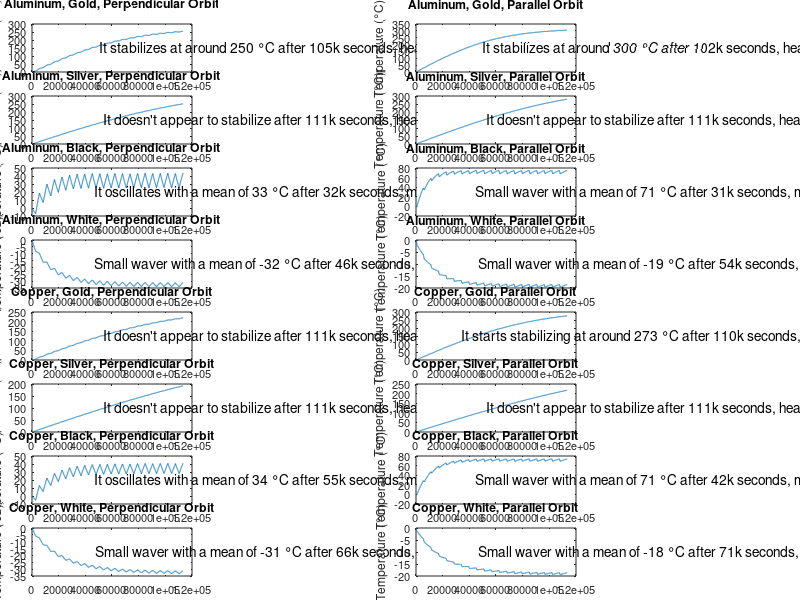

Here is the MATLAB script that generated this plot:
function temperature_evolution()

    % Constants (will be defined at the end)
    materials = {'Aluminum', 'Copper'};
    coatings = {'Gold', 'Silver', 'Black', 'White'};
    orientations = {'Perpendicular Orbit', 'Parallel Orbit'};

    % Stefan-Boltzman constant
    SB_constant = 5.67*10^(-8); % unit: W/ m^2* K^4

    % Satellite dimensions
    Volume = 0.001; % unit: m^3
    radius = ((3*Volume)/(4*pi))^(1/3); % unit: m
    A = 4*pi*radius^2; % unit: m^2

    % Time and Initial Conditions
    miu = 3.986*10^14; % unit: m^3/ s^2
    earth_radius = 6370*10^3; % unit: m
    altitude = 500*10^3; % unit: m
    orbit_duration_s = sqrt((earth_radius+altitude)^3*(4*pi^2)/miu); % unit: s
    dt = orbit_duration_s/100; % unit s
    Total_Duration = orbit_duration_s * 20; % unit s
    num_steps = Total_Duration / dt; 

    % Calculating the number of rows and columns for the subplot grid
    numRows = 8;
    numColumns = 4;

    % Initializing the plotIndex
    plotIndex = 0;

    % Initializing the figure
    figure;

    % Tightening the margins and reduce spacing
    leftMargin = 0.04;      % smaller margin
    rightMargin = 0.96;     % smaller margin
    topMargin = 0.97;       % smaller margin
    bottomMargin = 0.05;    % smaller margin
    verticalSpacing = 0.04; % reduced spacing
    horizontalSpacing = 0.04; % reduced spacing

    % Recalculating plotWidth and plotHeight based on new margins and spacing
    plotWidth = (rightMargin - leftMargin - (numColumns - 1) * horizontalSpacing) / numColumns;
    plotHeight = (topMargin - bottomMargin - (numRows - 1) * verticalSpacing) / numRows;

    % Main loop
    for i = 1:length(materials)
        for j = 1:length(coatings)
            for k = 1:length(orientations)

                % Fetch properties
                [cp, density, emissivity, absorptivity] = get_properties(materials{i}, coatings{j});

                % Radiation constants
                Earth_radiance = 250;  % unit: W/m^2
                Earth_emissivity = 0.95;

                % Temperature evolution array
                T = zeros(1, num_steps); % unit: °C
                T0 = 0;
                T(1) = T0;  % initial temperature

                % Loop for the temperature 
                for idx = 2:num_steps
                
                % Time passed
                t = idx * dt; % unit: s

                    % Checking if the satellite is in direct sunlight
                    if k==1
                        if mod(t, orbit_duration_s)<orbit_duration_s/2
                            Sun_irradiance = 0; % unit: W/m^2
                        else
                            Sun_irradiance = 1400; % unit: W/m^2
                        end
                    else
                        if mod(t, orbit_duration_s)<orbit_duration_s*0.1
                            Sun_irradiance = 0; % unit: W/m^2
                        else
                            Sun_irradiance = 1400; % unit: W/m^2
                        end
                    end
                    
                    % Computing the radiation received and emitted respectively 
                    radiation_received = Sun_irradiance * absorptivity * A/2 + ...
                            (Earth_radiance * A/2 * Earth_emissivity);
                    radiation_emitted = (T(idx-1)+273.15)^4 * SB_constant * ...
                        emissivity * A;

                    % Mass
                    m = density * Volume; % unit: kg

                    % Change in temperature
                    dT = (radiation_received - radiation_emitted) * dt / (m * cp);
                    T(idx) = T(idx-1) + dT;
                end

                % Creating a time vector for plotting
                times = 0:dt:(num_steps-1)*dt; 

                % Incrementing plotIndex for each new plot
                plotIndex = plotIndex + 1;

                % Determining the subplot index for the temperature plot
                tempPlotIndex = (plotIndex - 1) * 2 + 1;

                % Calculating the position for the current subplot
                [left, bottom] = ind2sub([numColumns, numRows], tempPlotIndex);
                left = leftMargin + (left - 1) * (plotWidth + horizontalSpacing);
                bottom = 1 - (bottom * (plotHeight + verticalSpacing));

                % Creating the temperature evolution subplot with new position and size
                subplot('Position', [left bottom plotWidth plotHeight]);
                plot(times, T);
                titleStr = [materials{i}, ', ', coatings{j}, ', ', orientations{k}];
                title(titleStr);
                ylabel('Temperature (°C)');

                % Adjusting the font size to make it fit better
                set(gca, 'FontSize', 8);

                % Determining the subplot index for the comments
                commentPlotIndex = tempPlotIndex + 1;

                % Calculating the position for the comment subplot
                [left, bottom] = ind2sub([numColumns, numRows], commentPlotIndex);
                left = leftMargin + (left - 1) * (plotWidth + horizontalSpacing);
                bottom = 1 - (bottom * (plotHeight + verticalSpacing));

                % Writing the comments for each graph
                commentNumber = commentPlotIndex/2;
                
                if commentNumber == 1
                    commentStr = "It stabilizes at around 250 °C after 105k seconds, heavily absorptive";
                else 
                    if commentNumber == 2
                        commentStr = "It stabilizes at around 300 °C after 102k seconds, heavily absorptive";
                    else 
                        if commentNumber == 3
                            commentStr = "It doesn't appear to stabilize after 111k seconds, heavily absorptive";
                        else 
                            if commentNumber == 4
                                commentStr = "It doesn't appear to stabilize after 111k seconds, heavily absorptive";
                            else 
                                if commentNumber == 5
                                    commentStr = "It oscillates with a mean of 33 °C after 32k seconds, mostly absorptive";
                                else 
                                    if commentNumber == 6
                                        commentStr = "Small waver with a mean of 71 °C after 31k seconds, mostly absorptive";
                                    else 
                                        if commentNumber == 7
                                            commentStr = "Small waver with a mean of -32 °C after 46k seconds, mostly emissive";
                                        else 
                                            if commentNumber == 8
                                                commentStr = "Small waver with a mean of -19 °C after 54k seconds, mostly emissive";
                                            else 
                                                if commentNumber == 9
                                                    commentStr = "It doesn't appear to stabilize after 111k seconds, heavily absorptive";
                                                else 
                                                    if commentNumber == 10
                                                        commentStr = "It starts stabilizing at around 273 °C after 110k seconds, heavily absorptive";
                                                    else 
                                                        if commentNumber == 11
                                                            commentStr = "It doesn't appear to stabilize after 111k seconds, heavily absorptive";
                                                        else 
                                                            if commentNumber == 12
                                                                commentStr = "It doesn't appear to stabilize after 111k seconds, heavily absorptive";
                                                            else 
                                                                if commentNumber == 13
                                                                    commentStr = "It oscillates with a mean of 34 °C after 55k seconds, mostly absorptive";
                                                                else 
                                                                    if commentNumber == 14
                                                                        commentStr = "Small waver with a mean of 71 °C after 42k seconds, mostly absorptive";
                                                                    else 
                                                                        if commentNumber == 15
                                                                            commentStr = "Small waver with a mean of -31 °C after 66k seconds, mostly emissive";
                                                                        else 
                                                                            if commentNumber == 16
                                                                                commentStr = "Small waver with a mean of -18 °C after 71k seconds, mostly emissive";
                                                                            end
                                                                        end
                                                                    end
                                                                end
                                                            end
                                                        end
                                                    end
                                                end
                                            end
                                        end
                                    end
                                end
                            end
                        end
                    end
                end                                               
                        
                % Creating the comment subplot with new position and size
                subplot('Position', [left bottom plotWidth plotHeight]);
                set(gca, 'visible', 'off');
                text(0.5, 0.5, commentStr, 'HorizontalAlignment', 'center', 'VerticalAlignment', 'middle');
         
            end
        end
    end
end

function [cp, density, emissivity, absorptivity] = get_properties(material, coating)
    % Return properties based on input material and coating
    switch material
        case 'Aluminum'
            cp = 887;      % unit: J/kg/ºC
            density = 2.7e3; % unit: kg/m3
        case 'Copper'
            cp = 385;      % unit: J/kg/ºC
            density = 8.96e3; % unit: kg/m3
    end
    switch coating
        case 'Gold'
            emissivity = 0.04; 
            absorptivity = 0.25;
        case 'Silver'
            emissivity = 0.017;
            absorptivity = 0.07; 
        case 'Black'
            emissivity = 0.85;
            absorptivity = 0.9;
        case 'White'
            emissivity = 0.9; 
            absorptivity = 0.15; 
    end
end
